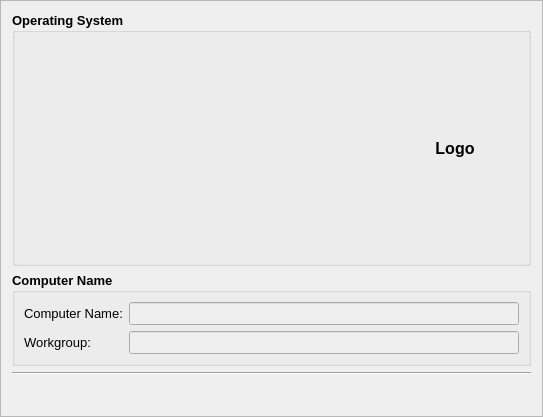
<?xml version="1.0" encoding="UTF-8"?>
<ui version="4.0">
 <class>FrameSystem</class>
 <widget class="QFrame" name="FrameSystem">
  <property name="geometry">
   <rect>
    <x>0</x>
    <y>0</y>
    <width>543</width>
    <height>417</height>
   </rect>
  </property>
  <property name="windowTitle">
   <string>Frame</string>
  </property>
  <property name="frameShape">
   <enum>QFrame::StyledPanel</enum>
  </property>
  <property name="frameShadow">
   <enum>QFrame::Raised</enum>
  </property>
  <layout class="QVBoxLayout" name="verticalLayout">
   <item>
    <widget class="QGroupBox" name="groupBox">
     <property name="font">
      <font>
       <pointsize>10</pointsize>
       <weight>75</weight>
       <bold>true</bold>
      </font>
     </property>
     <property name="title">
      <string>Operating System</string>
     </property>
     <layout class="QHBoxLayout" name="horizontalLayout">
      <item>
       <widget class="QLabel" name="labelOperatingSystem">
        <property name="font">
         <font>
          <weight>50</weight>
          <bold>false</bold>
         </font>
        </property>
        <property name="text">
         <string/>
        </property>
        <property name="alignment">
         <set>Qt::AlignLeading|Qt::AlignLeft|Qt::AlignTop</set>
        </property>
       </widget>
      </item>
      <item>
       <widget class="QLabel" name="labelLogo">
        <property name="sizePolicy">
         <sizepolicy hsizetype="Fixed" vsizetype="Fixed">
          <horstretch>0</horstretch>
          <verstretch>0</verstretch>
         </sizepolicy>
        </property>
        <property name="minimumSize">
         <size>
          <width>128</width>
          <height>128</height>
         </size>
        </property>
        <property name="maximumSize">
         <size>
          <width>128</width>
          <height>128</height>
         </size>
        </property>
        <property name="font">
         <font>
          <pointsize>12</pointsize>
          <weight>75</weight>
          <bold>true</bold>
         </font>
        </property>
        <property name="frameShape">
         <enum>QFrame::NoFrame</enum>
        </property>
        <property name="text">
         <string>Logo</string>
        </property>
        <property name="alignment">
         <set>Qt::AlignCenter</set>
        </property>
       </widget>
      </item>
     </layout>
    </widget>
   </item>
   <item>
    <widget class="QGroupBox" name="groupBox_2">
     <property name="sizePolicy">
      <sizepolicy hsizetype="Preferred" vsizetype="Fixed">
       <horstretch>0</horstretch>
       <verstretch>0</verstretch>
      </sizepolicy>
     </property>
     <property name="font">
      <font>
       <pointsize>10</pointsize>
       <weight>75</weight>
       <bold>true</bold>
      </font>
     </property>
     <property name="title">
      <string>Computer Name</string>
     </property>
     <layout class="QGridLayout" name="gridLayout">
      <item row="0" column="0">
       <widget class="QLabel" name="label_2">
        <property name="font">
         <font>
          <weight>50</weight>
          <bold>false</bold>
         </font>
        </property>
        <property name="text">
         <string>Computer Name:</string>
        </property>
       </widget>
      </item>
      <item row="0" column="1">
       <widget class="QLineEdit" name="lineEditComputerName">
        <property name="enabled">
         <bool>false</bool>
        </property>
        <property name="font">
         <font>
          <weight>50</weight>
          <bold>false</bold>
         </font>
        </property>
        <property name="readOnly">
         <bool>false</bool>
        </property>
       </widget>
      </item>
      <item row="1" column="0">
       <widget class="QLabel" name="label_3">
        <property name="font">
         <font>
          <weight>50</weight>
          <bold>false</bold>
         </font>
        </property>
        <property name="text">
         <string>Workgroup:</string>
        </property>
       </widget>
      </item>
      <item row="1" column="1">
       <widget class="QLineEdit" name="lineEditWorkgroup">
        <property name="enabled">
         <bool>false</bool>
        </property>
        <property name="font">
         <font>
          <weight>50</weight>
          <bold>false</bold>
         </font>
        </property>
        <property name="readOnly">
         <bool>false</bool>
        </property>
       </widget>
      </item>
     </layout>
    </widget>
   </item>
   <item>
    <widget class="Line" name="line">
     <property name="orientation">
      <enum>Qt::Horizontal</enum>
     </property>
    </widget>
   </item>
   <item>
    <spacer name="verticalSpacer">
     <property name="orientation">
      <enum>Qt::Vertical</enum>
     </property>
     <property name="sizeType">
      <enum>QSizePolicy::Fixed</enum>
     </property>
     <property name="sizeHint" stdset="0">
      <size>
       <width>20</width>
       <height>30</height>
      </size>
     </property>
    </spacer>
   </item>
  </layout>
 </widget>
 <resources/>
 <connections/>
</ui>
